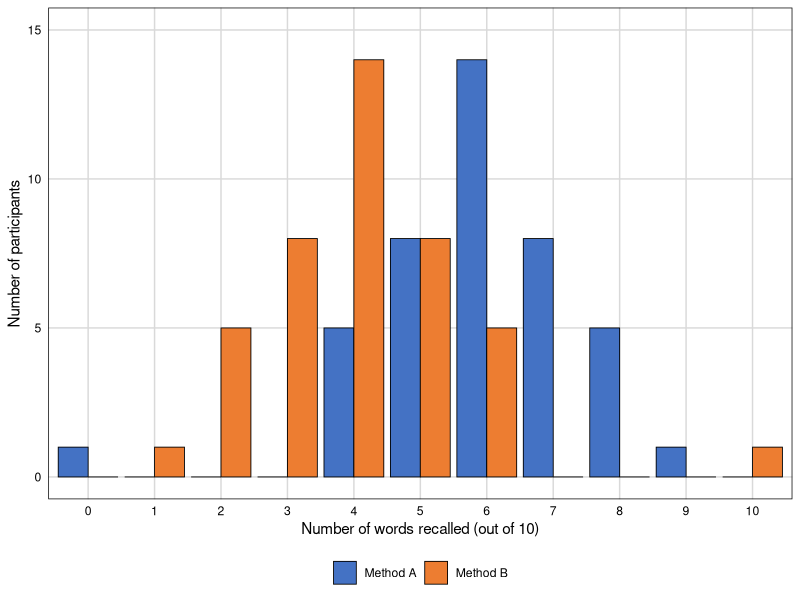
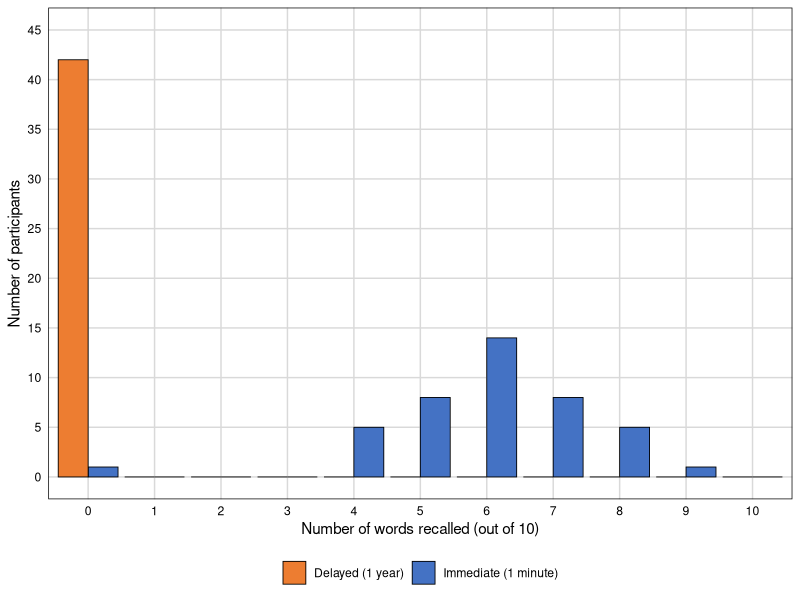

The R source for these figures, in order:
## ---- chunk 1
#| label: fig-memory-scenario1
#| fig-cap: "Frequency distribution showing the number of words recalled (out of 10) for participants in Method A vs Method B. Method A: *M* = 5.9, Method B: *M* = 4.0."
#| fig-width: 7
#| fig-height: 5
#| echo: false
#| warning: false

library(ggplot2)
library(tibble)

df_scenario1 <- tribble(
  ~number_words, ~method, ~N,
  0, "Method A", 1,
  1, "Method A", 0,
  2, "Method A", 0,
  3, "Method A", 0,
  4, "Method A", 5,
  5, "Method A", 8,
  6, "Method A", 14,
  7, "Method A", 8,
  8, "Method A", 5,
  9, "Method A", 1,
  10, "Method A", 0,
  0, "Method B", 0,
  1, "Method B", 1,
  2, "Method B", 5,
  3, "Method B", 8,
  4, "Method B", 14,
  5, "Method B", 8,
  6, "Method B", 5,
  7, "Method B", 0,
  8, "Method B", 0,
  9, "Method B", 0,
  10, "Method B", 1
)

ggplot(df_scenario1, aes(x = factor(number_words), y = N, fill = method)) +
  geom_col(position = "dodge", color = "black", linewidth = 0.3) +
  scale_fill_manual(values = c("Method A" = "#4472C4", "Method B" = "#ED7D31"),
                    labels = c("Method A", "Method B")) +
  scale_x_discrete(drop = FALSE) +
  scale_y_continuous(limits = c(0, 15), breaks = seq(0, 15, 5)) +
  labs(
    x = "Number of words recalled (out of 10)",
    y = "Number of participants",
    fill = NULL
  ) +
  theme_minimal(base_size = 11) +
  theme(
    panel.grid.major = element_line(color = "grey85"),
    panel.grid.minor = element_blank(),
    panel.border = element_rect(color = "black", fill = NA, linewidth = 0.5),
    axis.text = element_text(color = "black"),
    axis.title = element_text(color = "black"),
    legend.position = "bottom"
  )
## ---- chunk 2
#| label: fig-memory-scenario2
#| fig-cap: "Frequency distribution showing the number of words recalled (out of 10) for immediate (1 minute) vs delayed (1 year) testing. Immediate: *M* = 5.9, Delayed: *M* = 0."
#| fig-width: 7
#| fig-height: 5
#| echo: false
#| warning: false

library(ggplot2)
library(tibble)

df_scenario2 <- tribble(
  ~number_words, ~timing, ~N,
  0, "Immediate (1 minute)", 1,
  1, "Immediate (1 minute)", 0,
  2, "Immediate (1 minute)", 0,
  3, "Immediate (1 minute)", 0,
  4, "Immediate (1 minute)", 5,
  5, "Immediate (1 minute)", 8,
  6, "Immediate (1 minute)", 14,
  7, "Immediate (1 minute)", 8,
  8, "Immediate (1 minute)", 5,
  9, "Immediate (1 minute)", 1,
  10, "Immediate (1 minute)", 0,
  0, "Delayed (1 year)", 42,
  1, "Delayed (1 year)", 0,
  2, "Delayed (1 year)", 0,
  3, "Delayed (1 year)", 0,
  4, "Delayed (1 year)", 0,
  5, "Delayed (1 year)", 0,
  6, "Delayed (1 year)", 0,
  7, "Delayed (1 year)", 0,
  8, "Delayed (1 year)", 0,
  9, "Delayed (1 year)", 0,
  10, "Delayed (1 year)", 0
)

ggplot(df_scenario2, aes(x = factor(number_words), y = N, fill = timing)) +
  geom_col(position = "dodge", color = "black", linewidth = 0.3) +
  scale_fill_manual(values = c("Immediate (1 minute)" = "#4472C4", "Delayed (1 year)" = "#ED7D31"),
                    labels = c("Delayed (1 year)", "Immediate (1 minute)")) +
  scale_x_discrete(drop = FALSE) +
  scale_y_continuous(limits = c(0, 45), breaks = seq(0, 45, 5)) +
  labs(
    x = "Number of words recalled (out of 10)",
    y = "Number of participants",
    fill = NULL
  ) +
  theme_minimal(base_size = 11) +
  theme(
    panel.grid.major = element_line(color = "grey85"),
    panel.grid.minor = element_blank(),
    panel.border = element_rect(color = "black", fill = NA, linewidth = 0.5),
    axis.text = element_text(color = "black"),
    axis.title = element_text(color = "black"),
    legend.position = "bottom"
  )
